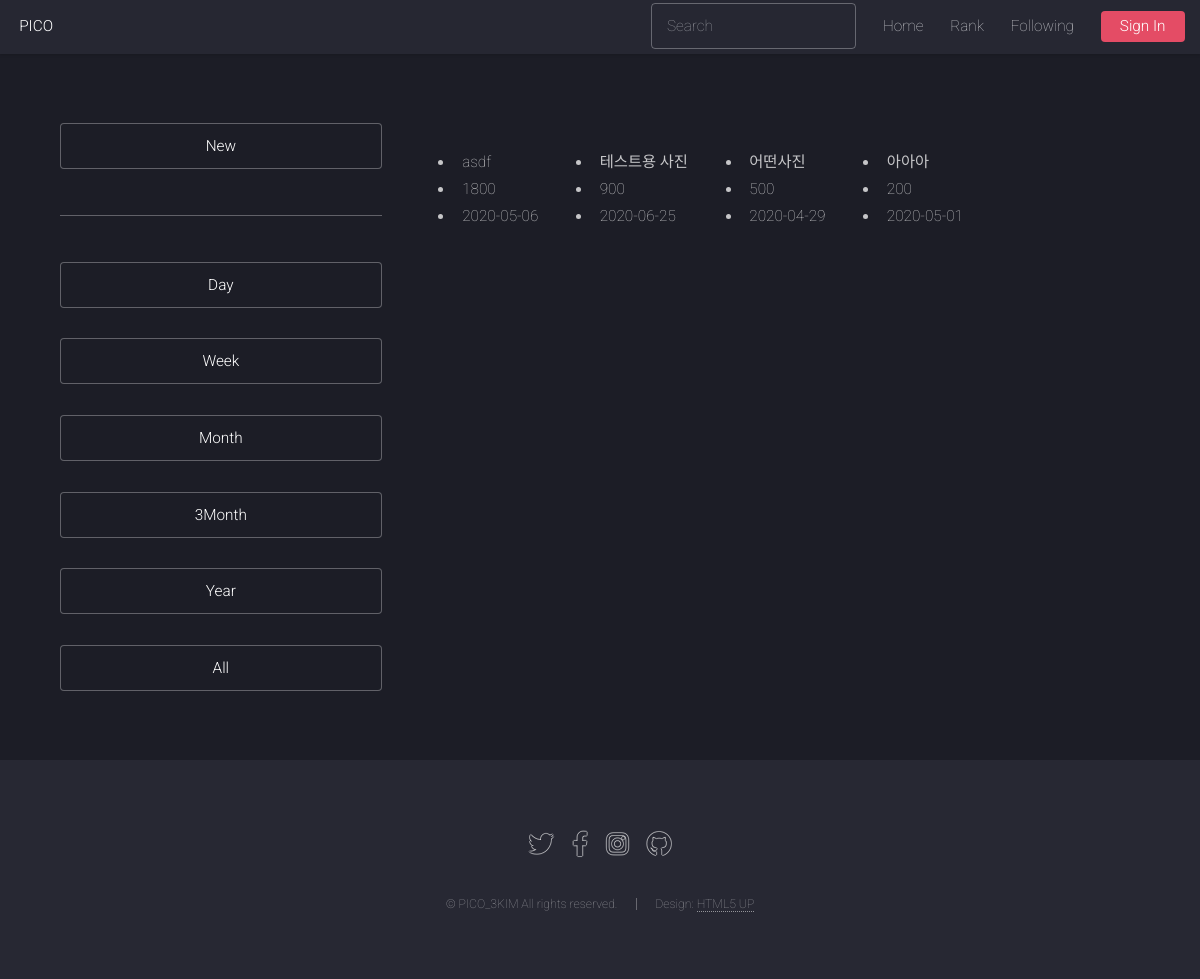
Page /explore/year/ on the earlier database version.
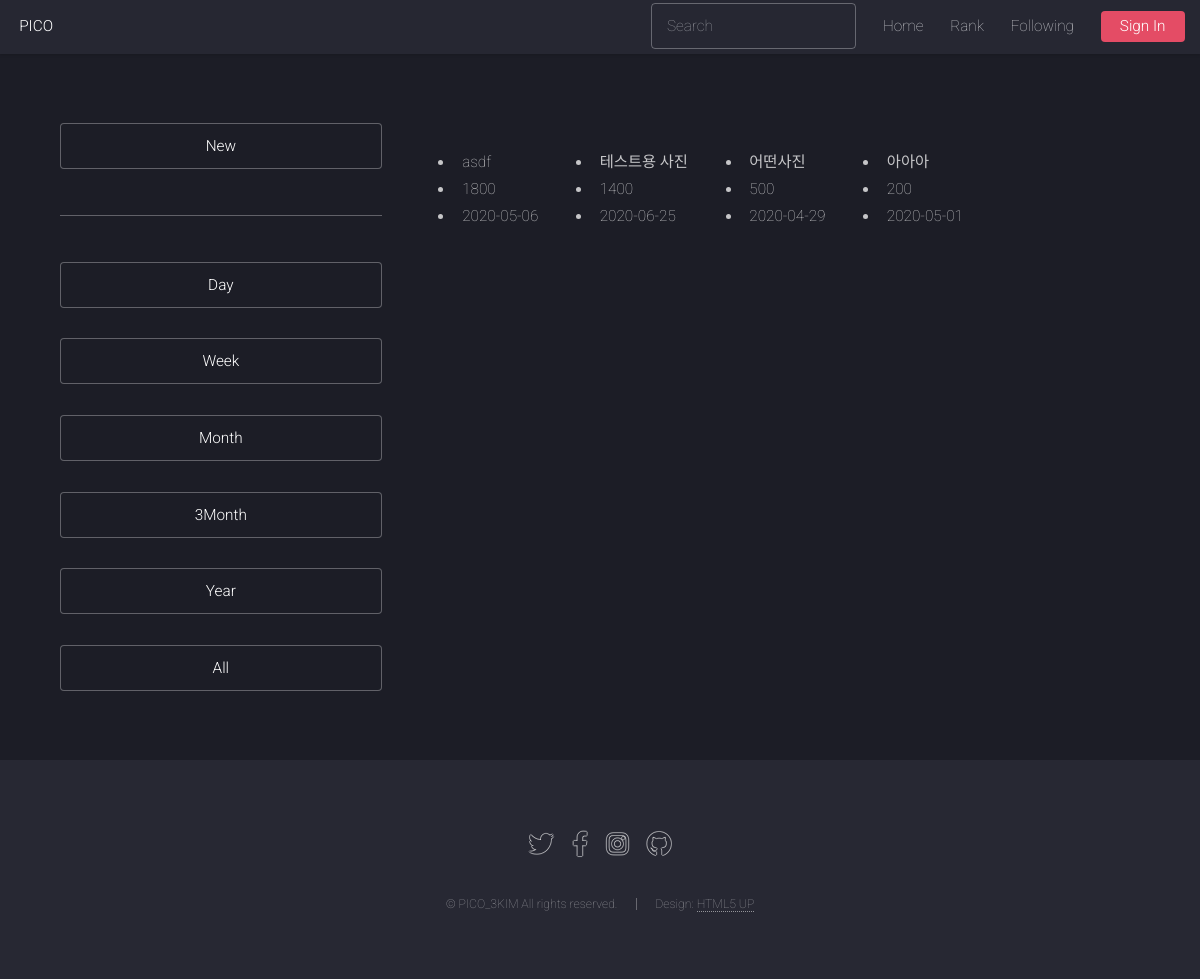
Same page on the later database version.
### photo/models.py (models this page shows, shortened)
class Photo(models.Model):
    title = models.CharField('TITLE', max_length=30)
    description = models.TextField('Photo Description', blank=True)
    tags = TaggableManager(blank=True)
    PICOIN = models.PositiveIntegerField(default=0, verbose_name='PICOIN')
    image = models.ImageField('IMAGE', upload_to='SorlPhoto/%Y')
    upload_dt = models.DateTimeField('Upload Date', auto_now_add=True)
    owner = models.ForeignKey(User, on_delete=models.CASCADE, verbose_name='OWNER', blank=True, null=True)
    def get_absolute_url(self):
        return reverse('photo:photo_detail', args=(self.id,))

### photo/views.py (the view)
# urls.py: path('year/', views.PhotoLVRankYear.as_view(), name='rank_year'),
class PhotoLVRankYear(ListView):
    model = Photo
    template_name = 'photo/photo_list_rank.html'
    def get_context_data(self, **kwargs):
        context = super(PhotoLVRankYear, self).get_context_data(**kwargs)
        infolog = PhotoicoInfoLog.objects.filter(donate_dt__gte=datetime.now()-relativedelta(years=1))
        infolog = infolog.values('photo').annotate(total_PICO=Sum('PICOIN')).order_by('photo__id')
        photo_list = Photo.objects.filter(id__in=infolog.values_list('photo'))
        photo_list = list(zip(photo_list, infolog))
        photo_list = sorted(photo_list, key=lambda x:x[1]['total_PICO'], reverse=True)
        context['photo_list'] = photo_list
        return context

### photo/templates/photo/photo_list_rank.html (shortened to what this page needs)
{% extends "base.html" %}
{% load sorl_thumbnail %}
{% block content %}
<div class="row gtr-150">
    <div class="col-4 col-12-medium">
        <section id="sidebar">
            <div class="col-6 col-12">
                <ul class="actions fit"><li><a href="{% url 'photo:index' %}" class="button">New</a></li></ul>
                <hr>
                <ul class="actions fit"><li><a href="{% url 'photo:rank_day' %}" class="button">Day</a></li></ul>
                <ul class="actions fit"><li><a href="{% url 'photo:rank_week' %}" class="button">Week</a></li></ul>
                <ul class="actions fit"><li><a href="{% url 'photo:rank_month' %}" class="button">Month</a></li></ul>
                <ul class="actions fit"><li><a href="{% url 'photo:rank_3month' %}" class="button">3Month</a></li></ul>
                <ul class="actions fit"><li><a href="{% url 'photo:rank_year' %}" class="button">Year</a></li></ul>
                <ul class="actions fit"><li><a href="{% url 'photo:rank_all' %}" class="button">All</a></li></ul>
            </div>
        </section>
    </div>
    <div class="col-8 col-12-medium imp-medium">
        <section id="content">
            <div class="row">
                {% for photos in photo_list %}
                <div class="col-md-3 mb-5">
                    <div class="tumbnail">
                    </div>
                    <ul>
                        <li class="font-italic">{{ photos.0.title }}</li>
                        <li class="font-italic">{{ photos.1.total_PICO }}</li>
                        <li class="font-italic">{{ photos.0.upload_dt|date:"Y-m-d" }}</li>
                    </ul>
                </div>
                {% endfor %}
            </div>
        </section>
    </div>
</div>
{% endblock %}

### templates/base.html (shortened to what this page needs)
{% load static %}
<!DOCTYPE HTML>
<html>
  <head>
    <link rel="stylesheet" href="{% static 'assets/css/main.css' %}" />
  </head>
	<body class="is-preload">
		<div id="page-wrapper">
      <header id="header">
        <h1 id="logo"><a href="{% url 'home' %}">PICO</a></h1>
        <nav id="nav">
          <ul>
            <li>
              <form action="{% url 'search' %}" method="GET">
                <input type="search" placeholder="Search" aria-label="Search" name="search_word" value="{{ search_word }}" required>
              </form>
            </li>
            <li><a href="{% url 'home' %}">Home</a></li>
            <li><a href="{% url 'photo:index' %}">Rank</a></li>
            <li><a href="{% url 'photo:follow' %}">Following</a></li>
            {% if user.is_active %}
              <li><a href="{% url 'profile' user.get_username %}"><i class="fas fa-user"></i>&ensp;{% firstof user.get_short_name user.get_username %}&ensp;</a></li>
              <li><a href="{% url 'logout' %}" class="button primary">Sign out</a></li>
            {% else %}
              <li><a href="{% url 'login' %}" class="button primary">Sign In</a></li>
            {% endif %}
          </ul>
        </nav>
      </header>
      <div id="main" class="wrapper style1">
        <div class="container">
          {% block content %}{% endblock %}
        </div>
      </div>
      <footer id="footer">
        <ul class="icons">
          <li><a href="#" class="icon brands alt fa-twitter"><span class="label">Twitter</span></a></li>
          <li><a href="#" class="icon brands alt fa-facebook-f"><span class="label">Facebook</span></a></li>
          <li><a href="#" class="icon brands alt fa-instagram"><span class="label">Instagram</span></a></li>
          <li><a href="#" class="icon brands alt fa-github"><span class="label">GitHub</span></a></li>
        </ul>
        <ul class="copyright">
          <li>&copy; PICO_3KIM All rights reserved.</li><li>Design: <a href="http://html5up.net">HTML5 UP</a></li>
        </ul>
      </footer>
    </div>
	</body>
</html>

Differences in the rows shown:
changed Photo "테스트용 사진": PICOIN "900" → "1400"
